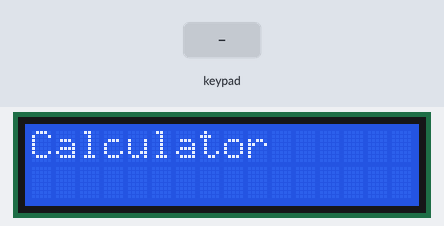
Bench run of a sketch on a simulated Arduino Uno, built with avr-gcc and run on an emulated ATmega328P. Shown: 16×2 character LCD. Inputs (shaded band) come from the test bench.

Above: at 0.1 s.
3.3 s: keypad keys 7 + 5 = pressed 0.4 s apart
At 4.9 s:
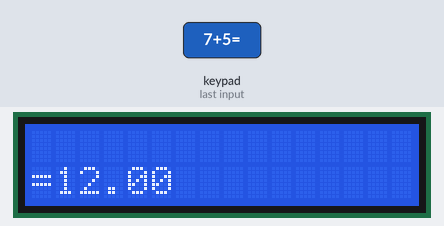
6.4 s: key 'c' pressed
At 7.3 s:
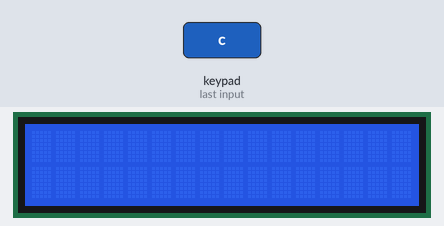
7.9 s: keypad keys 0 1 2 3 * pressed 0.4 s apart
At 10.9 s:
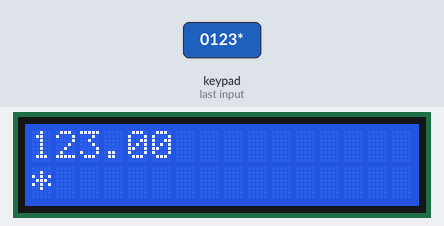
11.4 s: key '1' pressed
At 12.5 s:
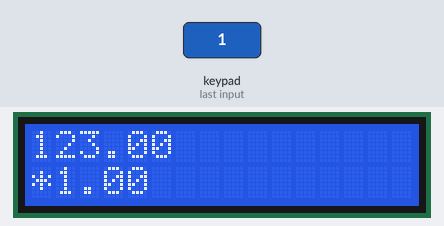
Timing chart, 0 to 13.9 s (numbered marks = the images above; inputs shaded):
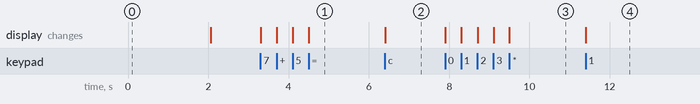

Measured:
- after the input at 3.3 s, the display: first changes at once (image 1 shows a later state)
- after the input at 6.4 s, the display: changes at once (image 2)
- after the input at 7.9 s, the display: first changes at once (image 3 shows a later state)
- after the input at 11.4 s, the display: changes at once (image 4)

The sketch:

claculator.ino
```cpp
#include<Keypad.h>
#include<LiquidCrystal.h>
int rs=7;
int en=8;
int d4=9;
int d5=10;
int d6=11;
int d7=12;
LiquidCrystal lcd(rs,en,d4,d5,d6,d7);

double num1,num2 ;
double total;
char operation,button;
const byte ROWS = 4;
const byte COLS = 4;

char keys[ROWS][COLS] = {
  {'1','2','3','+'},
  {'4','5','6','-'},
  {'7','8','9','*'},
  {'c','0','=','/'}
};
byte rowPins[ROWS] = { 0, 1, 2, 3 };// row pins
byte colPins[COLS] = { 4, 5, 6, 13 }; // column pins

Keypad kpd = Keypad( makeKeymap(keys), rowPins, colPins, ROWS, COLS );

void domath()
{
  switch(operation)
  {

    case '+': // Addition
      total = num1+num2;
      break;
    case '-': // Subtraction
      total = num1-num2;
      break;
    case '/': // Division.
      total = num1/num2;
      break;
    case '*': // Multiplication
      total = num1*num2;
      break;
     case '%': // Modulus
      total = (int)num1%(int)num2;
      break;
  }
  lcd.clear();
  // Based on case selected print our total and
  lcd.setCursor(0,1);
  lcd.print('=');
  lcd.setCursor(1,1);
  lcd.print(total);
}
void setup() {
  // put your setup code here, to run once:
lcd.begin(16,2);
lcd.setCursor(0,0);
lcd.print("Calculator");
delay(2000);
lcd.clear();
}

void loop() {

while(1) // First loop. Composing first number. Until operator pressed
  {
    button = kpd.getKey(); // Button read
    if (button >='0' && button <='9') // If user pressed numeric value, 1 character at a time.
    {
      lcd.clear();
      num1 = num1*10 + (button -'0'); //First operand composing
      lcd.setCursor(0,0); // Select first row on lcd
      lcd.print(num1); // Print current number1

    }

    //Inputting operator
    if (num1 !=0 && (button=='+' || button=='-' || button=='*' || button=='/' || button=='%'))
    {
      operation = button; // operation remembers what mathematical operation user wants on numbers
      lcd.setCursor(0,1); // set cursor to row 2
      lcd.print(operation); // print our operator
      break;
    }
  }

  while(1) // Second loop. Inputting second operand. Until '=' pressed
  {
    button = kpd.getKey(); // Button read
    if (button >='0' && button <='9') // Getting chars from keypad for second number
    {
      num2 = num2*10 + (button -'0'); //Second operand composing
      lcd.setCursor(1,1); // Select second row, second column on lcd
      lcd.print(num2); // Print current operand2

    }

    if (button == '=' && num2 !=0) //Do calculation if '=' is pressed
    {
      domath(); //Calls domath() subroutine
      break;
    }

  }

  while(1) // Clearing screen for next calculation
  {
    //Waits ‘=’ key to be pressed so it can reset program and start over.
    button = kpd.getKey();;
    if (button =='c')
    {
      lcd.clear();
      lcd.setCursor(0,0);
      num1=0;
      num2=0;
      total=0;
      operation=0;
      break;
    }
  }
}
```
